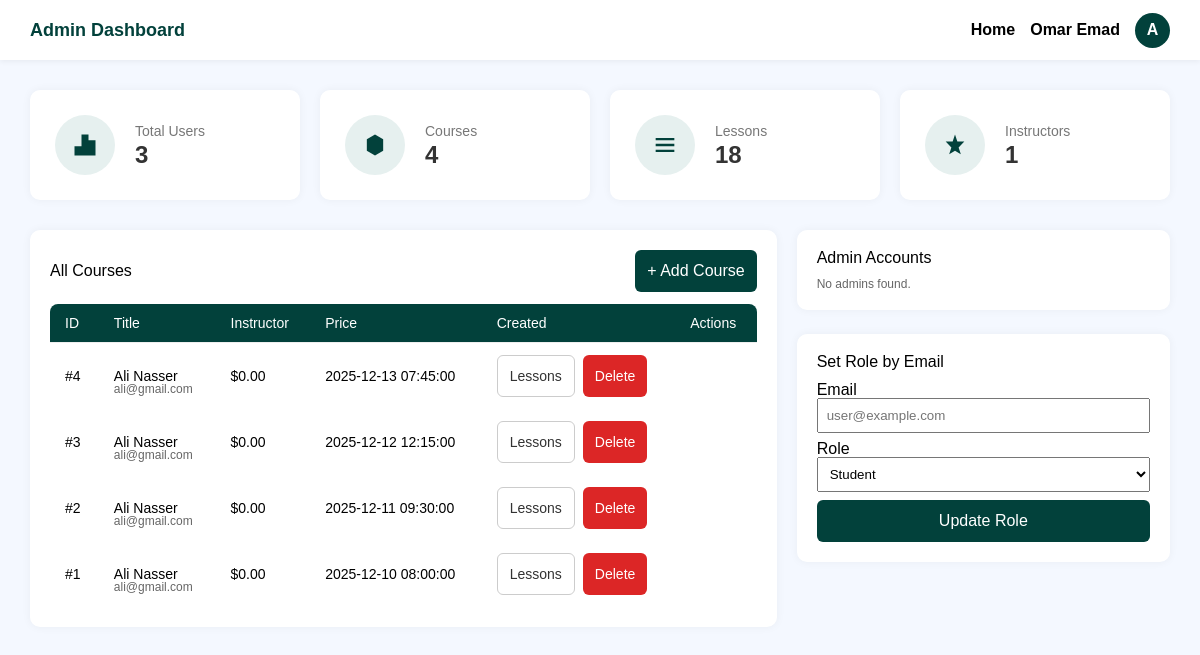
Screenshot of /admin/index.php (signed in) with the database file from the repository.
### tables this page shows
CREATE TABLE `courses` (
  `id` int(10) UNSIGNED NOT NULL,
  `instructor_id` int(10) UNSIGNED NOT NULL,
  `title` varchar(200) NOT NULL,
  `description` text NOT NULL,
  `thumbnail_url` varchar(500) DEFAULT NULL,
  `language` varchar(40) DEFAULT 'en',
  `level` enum('beginner','intermediate','advanced') DEFAULT 'beginner',
  `price` decimal(10,2) NOT NULL DEFAULT 0.00,
  `status` tinyint(1) NOT NULL DEFAULT 1,
  `created_at` timestamp NOT NULL DEFAULT current_timestamp(),
  `updated_at` timestamp NULL DEFAULT current_timestamp()
);

CREATE TABLE `users` (
  `id` int(10) UNSIGNED NOT NULL,
  `fname` varchar(50) NOT NULL,
  `lname` varchar(50) NOT NULL,
  `email` varchar(120) NOT NULL,
  `password` varchar(255) NOT NULL,
  `avatar` varchar(255) DEFAULT NULL,
  `role_id` tinyint(3) UNSIGNED NOT NULL,
  `joined_at` datetime NOT NULL DEFAULT current_timestamp()
);

### admin/index.php (the view, shortened to what this page needs)
<?php
require '../conn.php';
$stats = ['users' => 0, 'courses' => 0, 'lessons' => 0, 'instructors' => 0];
$q = $conn->query("SELECT COUNT(*) c FROM users");
$stats['users'] =  $q->fetch_assoc()['c'];
$q = $conn->query("SELECT COUNT(*) c FROM courses");
$stats['courses'] =  $q->fetch_assoc()['c'];
$q = $conn->query("SELECT COUNT(*) c FROM lessons");
$stats['lessons'] =  $q->fetch_assoc()['c'];
$q = $conn->query("SELECT COUNT(*) c FROM users WHERE role_id = 2");
$stats['instructors'] =  $q->fetch_assoc()['c'];
$courses = [];
$stmt = $conn->prepare(
    "SELECT c.id, c.title, c.price, c.created_at, u.fname, u.lname, u.email FROM courses c JOIN users u ON u.id = c.instructor_id ORDER BY c.created_at DESC"
);
$stmt->execute();
$res = $stmt->get_result();
while ($row = $res->fetch_assoc()) {
    array_push($courses, $row);
}
$admins = [];
?>
<!DOCTYPE html>
<html lang="en">
<head>
    <link rel="stylesheet" href="../assets/css/reset.css">
    <link rel="stylesheet" href="../assets/css/main.css">
    <link rel="stylesheet" href="../assets/css/admin.css">
</head>
<body>
    <div class="admin-wrapper">
        <main class="main-content">
            <div class="top-bar">
                <div class="page-name">
                    <h3>Admin Dashboard</h3>
                </div>
                <div class="user-profile">
                    <a href="../" class="nav-link">Home</a>
                    <span><?= htmlspecialchars($_SESSION['fullname'] ?? 'Admin') ?></span>
                    <div class="avatar">A</div>
                </div>
            </div>
            <div class="dashboard-content">
                <div class="stats-grid">
                    <div class="stat-card">
                        <div class="stat-icon"><svg class="stat-svg" viewBox="0 0 24 24">
                                <path fill="currentColor" d="M3 13h6v8H3zM9 3h6v18H9zM15 8h6v13h-6z" />
                            </svg></div>
                        <div class="stat-info">
                            <h3>Total Users</h3>
                            <div class="number"><?=  $stats['users'] ?></div>
                        </div>
                    </div>
                    <div class="stat-card">
                        <div class="stat-icon"><svg class="stat-svg" viewBox="0 0 24 24">
                                <path fill="currentColor" d="M12 3l7 4v10l-7 4l-7-4V7z" />
                            </svg></div>
                        <div class="stat-info">
                            <h3>Courses</h3>
                            <div class="number"><?=  $stats['courses'] ?></div>
                        </div>
                    </div>
                    <div class="stat-card">
                        <div class="stat-icon"><svg class="stat-svg" viewBox="0 0 24 24">
                                <path fill="currentColor" d="M4 6h16v2H4zm0 5h16v2H4zm0 5h16v2H4z" />
                            </svg></div>
                        <div class="stat-info">
                            <h3>Lessons</h3>
                            <div class="number"><?=  $stats['lessons'] ?></div>
                        </div>
                    </div>
                    <div class="stat-card">
                        <div class="stat-icon"><svg class="stat-svg" viewBox="0 0 24 24">
                                <path fill="currentColor" d="M12 17l-5 3l1.9-5.9L4 9h6l2-6l2 6h6l-4.9 5.1L17 20z" />
                            </svg></div>
                        <div class="stat-info">
                            <h3>Instructors</h3>
                            <div class="number"><?=  $stats['instructors'] ?></div>
                        </div>
                    </div>
                </div>
                <div class="flex">
                    <div class="w-66">
                        <div class="section">
                            <div style="display:flex;justify-content:space-between;align-items:center;margin-bottom:12px;">
                                <h3>All Courses</h3>
                                <button class="btn" style="background:#02413b;color:#fff;" id="show-add-course-btn">+ Add Course</button>
                            </div>
                            <div class="recent-orders">
                                <table>
                                    <thead>
                                        <tr>
                                            <th>ID</th>
                                            <th>Title</th>
                                            <th>Instructor</th>
                                            <th>Price</th>
                                            <th>Created</th>
                                            <th>Actions</th>
                                        </tr>
                                    </thead>
                                    <tbody id="courses-table-body">
                                        <?php foreach ($courses as $c): ?>
                                            <tr data-course-id="<?=  $c['id'] ?>">
                                                <td>#<?=  $c['id'] ?></td>
                                                <td><?= htmlspecialchars($c['fname'] . ' ' . $c['lname']) ?>
                                                    <div class="muted"><?= htmlspecialchars($c['email']) ?></div>
                                                </td>
                                                <td>$<?= number_format((float) $c['price'], 2) ?></td>
                                                <td><?= htmlspecialchars($c['created_at']) ?></td>
                                                <td class="table-actions">
                                                    <button class="btn btn-outline toggle-lessons">Lessons</button>
                                                    <button class="btn btn-danger delete-course">Delete</button>
                                                </td>
                                            </tr>
                                        <?php endforeach; ?>
                                    </tbody>
                                </table>
                            </div>
                        </div>
                    </div>
                    <div class="w-33">
                        <div class="section">
                            <h3 style="margin-bottom:12px;">Admin Accounts</h3>
                            <div id="admins-list">
                                <?php if (!$admins): ?>
                                    <div class="muted">No admins found.</div>
                                <?php endif; ?>
                            </div>
                        </div>
                        <div class="section">
                            <h3 style="margin-bottom:12px;">Set Role by Email</h3>
                            <form class="role-form" id="role-form" method="post" action="index.php">
                                <label>Email</label>
                                <input type="email" name="email" placeholder="user@example.com" required />
                                <label>Role</label>
                                <select name="role_id" required>
                                    <option value="1">Student</option>
                                </select>
                                <button type="submit" class="btn" style="background:#02413b;color:#fff;width:100%;">Update Role</button>
                            </form>
                        </div>
                    </div>
                </div>
            </div>
        </main>
    </div>
</body>
</html>

### assets/css/main.css (style rules this page uses)
:root { --primary: rgb(154, 1, 118); }
body { padding-top: 80px; display: flex; flex-direction: column; min-height: 100vh; }

### assets/css/admin.css (style rules this page uses)
:root { --primary: #02413b; --primary-dark: #012e2b; --light-bg: #f4f8ff; --text-color: #333; --border-color: #eee; --sidebar-width: 70px; --sidebar-expanded: 240px; }
body { padding-top: 0 !important; background-color: var(--light-bg); overflow-x: hidden; font-family: sans-serif; }
.admin-wrapper { display: flex; min-height: 100vh; }
.main-content { flex: 1; transition: 0.3s; display: flex; flex-direction: column; }
.top-bar { background: white; height: 60px; padding: 0 30px; display: flex; justify-content: space-between; align-items: center; box-shadow: 0 2px 5px rgba(0, 0, 0, 0.05); }
.page-name h3 { color: var(--primary); font-size: 18px; font-weight: bold; }
.user-profile { display: flex; align-items: center; gap: 15px; font-weight: bold; }
.avatar { width: 35px; height: 35px; background-color: var(--primary); color: white; border-radius: 50%; display: flex; justify-content: center; align-items: center; font-size: 16px; }
.dashboard-content { padding: 30px; animation: fadeIn 0.6s ease-out forwards; opacity: 0; }
.stats-grid { display: grid; grid-template-columns: repeat(auto-fit, minmax(200px, 1fr)); gap: 20px; margin-bottom: 30px; }
.stat-card { background: white; padding: 25px; border-radius: 10px; box-shadow: 0 0 10px rgba(0, 0, 0, 0.05); display: flex; align-items: center; gap: 20px; }
.stat-icon { width: 60px; height: 60px; background-color: #e6f0ef; color: var(--primary); border-radius: 50%; display: flex; justify-content: center; align-items: center; flex-shrink: 0; }
.stat-svg { width: 28px; height: 28px; }
.stat-info h3 { font-size: 14px; color: #777; margin-bottom: 5px; }
.stat-info .number { font-size: 24px; font-weight: bold; color: #333; }
.btn { border: none; border-radius: 6px; cursor: pointer; font-weight: 500; transition: 0.2s; padding: 10px 16px; display: inline-block; text-align: center; height: 42px; box-sizing: border-box; line-height: 22px; text-decoration: none !important; }
.btn-outline { background: white; border: 1px solid #ccc; color: #333; }
.btn-danger { background-color: #dc2626; color: white; }
table { width: 100%; border-radius: 8px; overflow: hidden; border-collapse: collapse; }
thead { background-color: var(--primary); color: white; }
th, td { padding: 12px 15px; text-align: left; border: none; font-size: 14px; }
th { border-bottom: none; border-bottom: 1px solid var(--border-color); }
.table-actions { display: flex; gap: 6px; }

### admin/index.php (style rules this page uses)
body { padding-top: 0 !important; }
.section { background: #fff; padding: 20px; border-radius: 10px; box-shadow: 0 0 10px rgba(0, 0, 0, 0.05); margin-bottom: 24px; }
.flex { display: flex; gap: 20px; }
.w-66 { flex: 2; }
.w-33 { flex: 1; }
.btn { padding: 8px 12px; border: none; border-radius: 6px; cursor: pointer; }
.btn-danger { background: #dc2626; color: #fff; }
.btn-outline { background: #fff; border: 1px solid #ccc; }
.role-form input, .role-form select { padding: 8px; width: 100%; margin-bottom: 8px; }
.muted { color: #666; font-size: 12px; }
.table-actions { display: flex; gap: 8px; }

### rows the page displays
courses: id "4", instructor.lname "Ali Nasser", instructor.email "ali@gmail.com", price "0.00", created_at "2025-12-13 07:45:00"
courses: id "3", instructor.lname "Ali Nasser", instructor.email "ali@gmail.com", price "0.00", created_at "2025-12-12 12:15:00"
courses: id "2", instructor.lname "Ali Nasser", instructor.email "ali@gmail.com", price "0.00", created_at "2025-12-11 09:30:00"
courses: id "1", instructor.lname "Ali Nasser", instructor.email "ali@gmail.com", price "0.00", created_at "2025-12-10 08:00:00"

### other values shown
$_SESSION['fullname'] "Omar Emad"
$stats['users'] "3"
$stats['courses'] "4"
$stats['lessons'] "18"
$stats['instructors'] "1"
